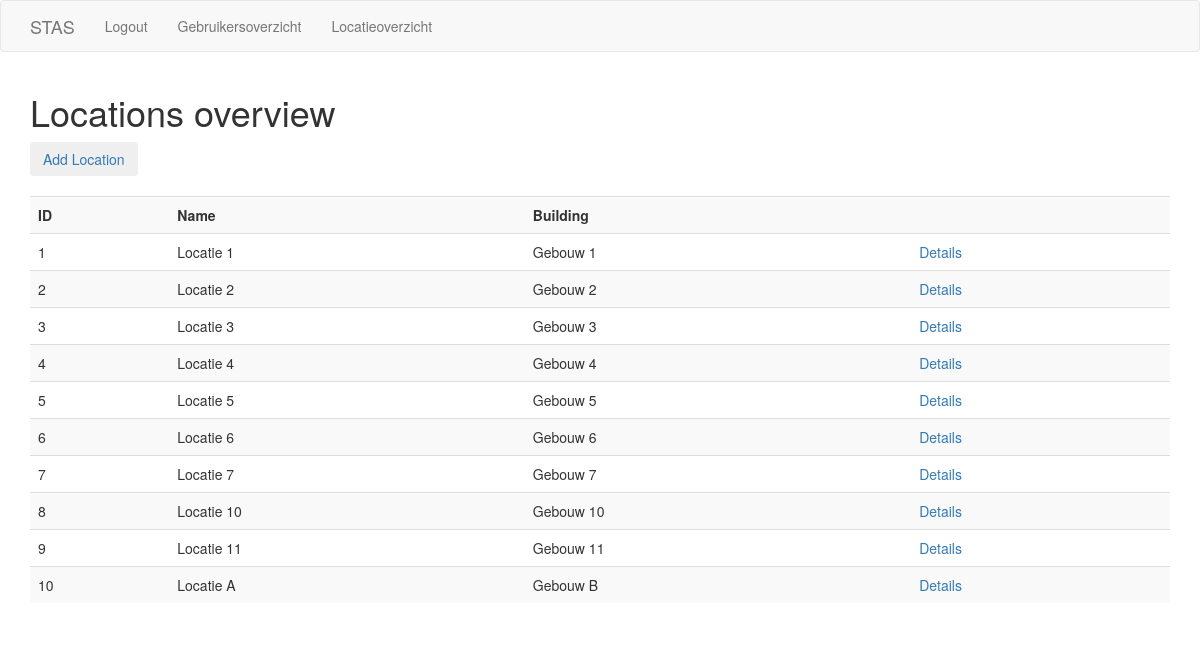
Before: /admin/locations_overview (signed in) with the older database file.
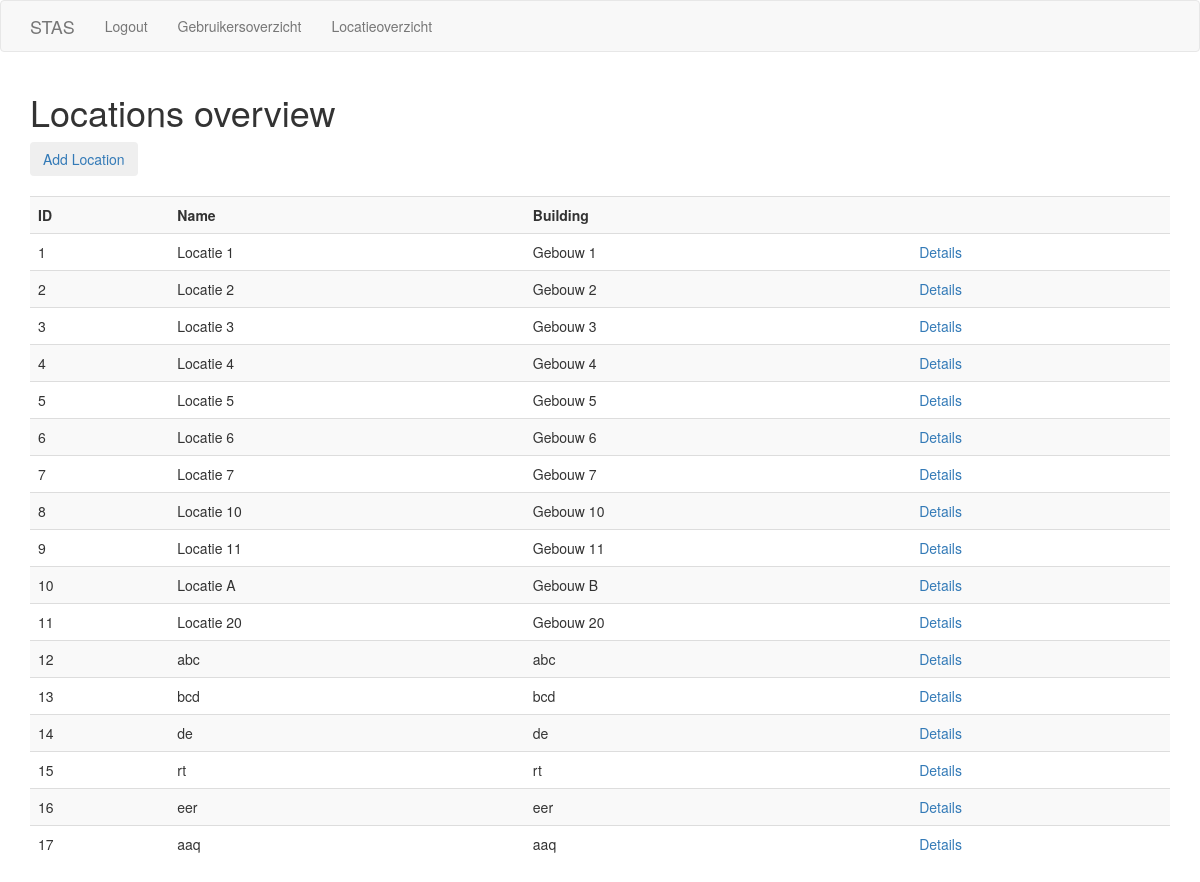
After: the same page with the newer database file.
### app/models.py (models this page shows, shortened)
class Location(UserMixin, db.Model):
    id = db.Column(db.Integer, primary_key=True)
    name = db.Column(db.String(128), index=True, unique=True)
    building = db.Column(db.String(128), index=True, unique=True)
    checkins = db.relationship('Checkin', backref='Location', lazy='dynamic')

### app/admin/routes.py (the view)
@bp.route('/admin/locations_overview', methods=['GET'])
@login_required
@admin_required
def locations():
    locations = Location.query.all()
    return render_template(
        'admin/locations_overview.html', title='Locations overview', locations=locations)

### app/admin/decorator.py (called while the page is built)
def admin_required(func):
    @wraps(func)
    def wrapper(*args, **kw):
        if not current_user.is_anonymous:
            if current_user.role == 'admin':
                return func(*args, **kw)
        else:
            if g.current_user.role == 'admin':
                return func(*args, **kw)
        abort(403)
    return wrapper

### app/models.py (called while the page is built)
@login_manager.user_loader
def load_user(id):
    return User.query.get(int(id))

### app/templates/admin/locations_overview.html
{% extends "base.html" %}
{% block app_content %}
<div id="overview">
    <a id="add-button" href="{{ url_for('admin.add_location') }}"><button type="button" class="btn btn-dark">{{ 'Add Location' }}</button></a><br><br>
    <table id="users" class="table table-striped">
        <tr id="header-row">
            <th>ID</th>
            <th>{{ 'Name' }}</th>
            <th>{{ 'Building' }}</th>
            <th></th>
        </tr>
        {% for location in locations %}
            <tr id="row">
                <td>{{ location.id }}</td>
                <td>{{ location.name }}</td>
                <td>{{ location.building }}</td>
                <td><a href="{{ url_for('admin.location_overview', location_id=location.id) }}">{{ 'Details' }}</a></td>
            </tr>
        {% endfor %}
    </table>
</div>
{% endblock %}

### app/templates/base.html (shortened to what this page needs)
{% extends 'bootstrap/base.html' %}
{% block navbar %}
  <nav class="navbar navbar-default">
    <div class="container">
      <div class="navbar-header">
          <a class="navbar-brand" href="/">STAS</a>
      </div>
      <div class="collapse navbar-collapse" id="collapsibleNavbar">
        <ul class="nav navbar-nav">
          {% if not current_user.is_anonymous %}
          <li class="nav-item"><a class="nav-link" href="{{ url_for('login.logout') }}">{{ 'Logout' }}</a></li>
            {% if current_user.role == 'admin' %}
              <li class="nav-item"><a class="nav-link" href="{{ url_for('admin.users') }}">{{ 'Gebruikersoverzicht' }}</a></li>
              <li class="nav-item"><a class="nav-link" href="{{ url_for('admin.locations') }}">{{ 'Locatieoverzicht' }}</a></li>
            {% endif %}
          {% else %}
            <li class="nav-item"><a class="nav-link" href="{{ url_for('login.login') }}">{{ 'Login' }}</a></li>
          {% endif %}
        </ul>
      </div>
    </div>
  </nav>
{% endblock %}
{% block content %}
  <div class="container">
    <h1>{{ title }}</h1>
    <div id="app-content">
      {% block app_content %}{% endblock %}
    </div>
  </div>
{% endblock %}

Changed rows visible on the page:
added Location: id "11", name "Locatie 20", building "Gebouw 20", value "Details"
added Location: id "12", name "abc", building "abc", value "Details"
added Location: id "13", name "bcd", building "bcd", value "Details"
added Location: id "14", name "de", building "de", value "Details"
added Location: id "15", name "rt", building "rt", value "Details"
added Location: id "16", name "eer", building "eer", value "Details"
added Location: id "17", name "aaq", building "aaq", value "Details"
